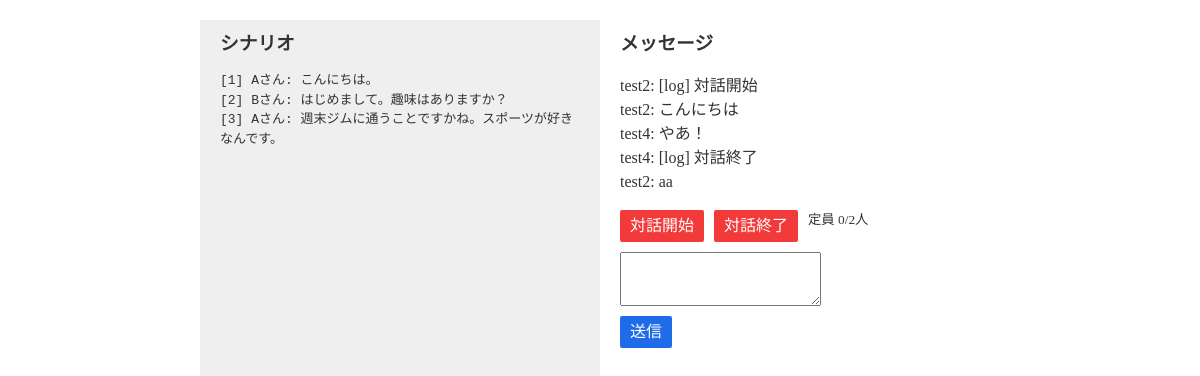
Page /rooms/cbcaa5ed59a34200bef7ce4121753f4f (signed in) on the committed database.
### flaskr/models/scenario.py (models this page shows, shortened)
class Scenario(db.Model):
    __tablename__ = "scenarios"
    id    = db.Column("id",    db.Integer,      primary_key=True)
    title = db.Column("title", db.String(100),  nullable=False,   unique=True)
    text  = db.Column("text",  db.String(5000), nullable=False)

### flaskr/models/message.py (models this page shows, shortened)
class Message(db.Model):
    __tablename__ = "messages"
    id      = db.Column("id",       db.Integer,     primary_key=True)
    text    = db.Column("status",   db.String(100), nullable=False)
    room_id = db.Column("room_id",  db.Integer, db.ForeignKey("rooms.id"), nullable=False)
    user_id = db.Column("user_id",  db.Integer, db.ForeignKey("users.id"), nullable=False)

### flaskr/models/user.py (models this page shows, shortened)
class User(db.Model):
    __tablename__ = "users"
    id        = db.Column("id",       db.Integer,     primary_key=True)
    name      = db.Column("name",     db.String(100), nullable=False, unique=True)
    role      = db.Column("role",     db.Enum(Role),  nullable=False,              default=Role.NORMAL)
    _password = db.Column("password", db.String(100), nullable=False)
    messages  = db.relationship("Message", backref="user", lazy=True)
    def _get_password(self):
        return self._password
    def _set_password(self, password):
        password = self.validate_password("password", password)
        if password:
            password = password.strip()
        self._password = generate_password_hash(password)
    password_descriptor = property(_get_password, _set_password)
    password = synonym("_password", descriptor=password_descriptor)
    def __repr__(self):
        return "<User id={self.id} name={self.name!r}>".format(self=self)
    def is_admin(self):
        return self.role == Role.ADMIN

### flaskr/views/rooms.py (the view)
@bp.route("/<string:hash_id>", methods=["GET"])
@login_required
def show(hash_id):
    user = g.user
    room = fetch_room_from_hash_id(hash_id)
    if room is None:
        abort(404)
    try:
        if user.is_admin():
            scenarios = room.scenarios
        else:
            if room.status == Status.USED:
                abort(404)
            room.include(user)
            scenarios = [room.fetch_scenario_of(user)]
        current_app.logger.info(f"[/rooms/{hash_id}] {user}")
        return render_template("rooms/show.html", room=room, scenarios=scenarios)
    except Exception as error:
        flash(error.args[0])
    return redirect(url_for("rooms.index"))

### flaskr/models/room.py (called while the page is built, shortened)
    def include(self, user):
        if user in self.users:
            return self

    def fetch_scenario_of(self, user):
        if user not in self.users:
            raise Exception("不正な操作です。")
        index = self.users.index(user)
        return self.scenarios[index]

### flaskr/views/__init__.py (called while the page is built)
def login_required(f):
    @wraps(f)
    def decorated_view(*args, **kwargs):
        if g.user is None:
            return redirect(url_for("auth.login", next=request.path))
        return f(*args, **kwargs)
    return decorated_view

def load_user():
    user_id = session.get("user_id")
    if user_id is None:
        g.user = None
    else:
        g.user = User.query.get(user_id)

### flaskr/views/rooms.py (called while the page is built)
def fetch_room_from_hash_id(hash_id):
    room_list = Room.query.filter_by(hash_id=hash_id).all()
    if len(room_list) == 0:
        return None
    return room_list[0]

### flaskr/templates/rooms/show.html (shortened to what this page needs)
{% extends "layout_simple.html" %}
{% block body %}
  <div class="flex">
    <div class="scenario_area">
      <h3>シナリオ</h3>
      {% for scenario in scenarios %}
        <pre>{{ scenario.text }}</pre>
      {% endfor %}
    </div>
    <div class="message_area">
      <h3>メッセージ</h3>
      <ol id="messageList">
        {% for message in room.messages %}
          <li>
            <div class="message">
              {{ message.user.name }}: {{ message.text }}
            </div>
          </li>
        {% endfor %}
      </ol>
      <div class="form_horizontal">
        <input type="submit" value="対話開始" onclick="startMessage()" class="button danger">
        <input type="submit" value="対話終了" onclick="endMessage()" class="button danger">
        <small>定員 <span id="userList">0</span>/{{ room.scenarios|length }}人</small>
      </div>
      <form action="" method="" id="form">
        <div class="form_horizontal">
          <textarea type="text" id="text" name="text" /></textarea>
        </div>
        <div class="form_horizontal">
          <input type="submit" value="送信" class="button">
        </div>
      </form>
    </div>
  </div>
{% endblock %}

### flaskr/static/style.css (style rules this page uses)
:root { --color--white: #FFFFFF; --color--black: #333333; --color--gray: #EFEFEF; --color--green: #2FB76A; --color--blue: #1F6CE9; --color--lightblue: #66CDEF; --color--darkblue: #1B59BE; --color--red: #F33A3A; --color--darkred: #BE1414; --coloralpha--black: #3333332F; }
*, *::before, *::after { box-sizing: border-box; }
body { color: var(--color--black); }
pre { white-space: pre-wrap; }
.flex { display: flex; }
.form_horizontal { display: flex; margin: 10px auto; }
.form_horizontal > * { margin-right: 10px; }
.button { -webkit-appearance: button; -moz-appearance: button; appearance: button; text-decoration: none; color: initial; cursor: pointer; padding: 4px 10px; background: var(--color--blue); color: var(--color--white); border: 0; border-radius: 2px; }
.button.danger { background: var(--color--red); }
.scenario_area { flex: 1; background: var(--color--gray); padding: 10px 20px; height: calc(100vh - 40px); }
.message_area { flex: 1; background: var(--color--white); padding: 10px 20px; height: calc(100vh - 40px); }
.message_area ol { list-style: none; padding: 0; }

### rows in the picture
Scenario: text "[1] Aさん: こんにちは。 [2] Bさん: はじめまして。趣味はありますか？ [3] Aさん: 週末ジムに通うことですかね。スポーツが好きなんです。"
Message: user.name "test2", text "[log] 対話開始"
Message: user.name "test2", text "こんにちは"
Message: user.name "test4", text "やあ！"
Message: user.name "test4", text "[log] 対話終了"
Message: user.name "test2", text "aa"

### other values in the picture
{{ room.scenarios|length }} "2"
